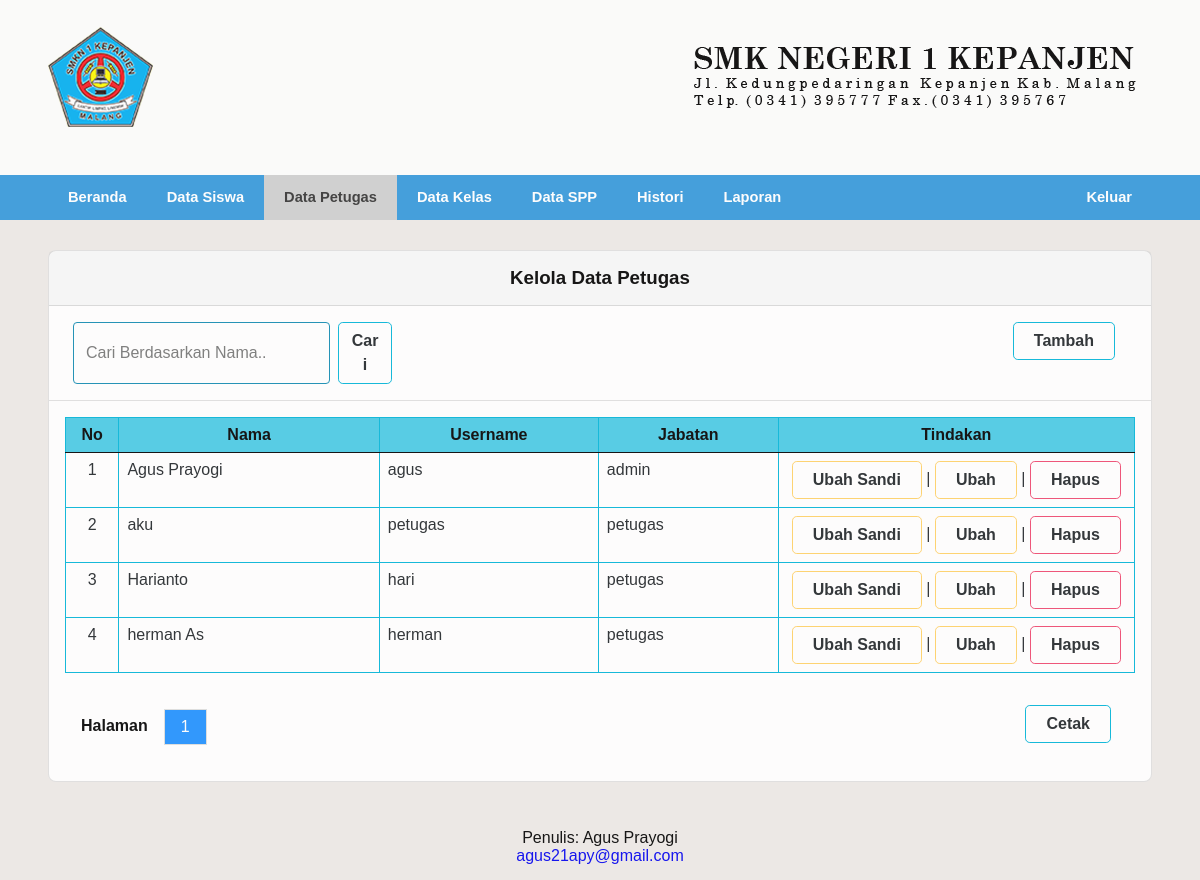
The app's page /admin/index.php?p=petugas (signed in) with its own data.
### tables this page shows
CREATE TABLE `petugas` (
  `id_petugas` int(11) NOT NULL,
  `username` varchar(25) NOT NULL,
  `password` varchar(255) NOT NULL,
  `nama_petugas` varchar(50) NOT NULL,
  `level` enum('admin','petugas','siswa') NOT NULL
);

### function.php (called while the page is built, shortened)
<?php
$conn = mysqli_connect("localhost", "root", "", "spp");
function query($query)
{
  global $conn;
  $result = mysqli_query($conn, $query);
  $rows = [];
  while ($row = mysqli_fetch_assoc($result)) {
    $rows[] = $row;
  }
  return $rows;
}

### admin/data-petugas.php (the view, shortened to what this page needs)
<?php
if (isset($_GET['cari'])) {
  $cari = $_GET['cari'];
  $query = query("SELECT * FROM petugas WHERE level != 'siswa' AND nama_petugas LIKE '%$cari%' ");
} else {
  $query = query("SELECT * FROM petugas WHERE level != 'siswa'");
}
$baris = 5;
$jum = count($query);
$page = ceil($jum / $baris);
$limit = 0;
if (isset($_GET['cari'])) {
  $cari = $_GET['cari'];
  $query = query("SELECT * FROM petugas WHERE level != 'siswa' AND nama_petugas LIKE '%$cari%' LIMIT " . $limit . "," . $baris);
} else {
  $query = query("SELECT * FROM petugas WHERE level != 'siswa' LIMIT " . $limit . "," . $baris);
}
?>
<div class="card">
  <div class="card-header">
    <h3 class="t-center">Kelola Data Petugas</h4>
  </div>
  <div class="card-header" style="background-color: #fff;">
    <div class="row mx-2">
      <form class="col-sm-8 col-md-4 row" action="index.php" method="get">
        <input placeholder="Cari Berdasarkan Nama.." type="text" name="cari" class="input-form col">
        <button class="btn col-md-4 col-xl-2 mx-2" type="submit">
          Cari
        </button>
      </form>
      <div class="col t-right">
        <button name="tambah" data-target="tambah-modal" class="btn">
          Tambah
        </button>
      </div>
    </div>
  </div>
  <div class="card-body">
    <table class="table table-responsive">
      <thead>
        <tr class="table-blue">
          <th>No</th>
          <th>Nama</th>
          <th>Username</th>
          <th>Jabatan</th>
          <th>Tindakan</th>
        </tr>
      </thead>
      <tbody>
        <?php
        $i = $limit + 1;
        foreach ($query as $key => $isi) : ?>
          <tr>
            <td><?= $i++; ?></td>
            <td><?= $isi['nama_petugas']; ?></td>
            <td><?= $isi['username']; ?></td>
            <td><?= $isi['level']; ?></td>
            <td class="col-sm-6 col-xl-4 t-center">
              <button data-target="pass-modal" data-id="<?= $isi['id_petugas']; ?>" class="btn btn-orange">Ubah Sandi</button> |
              <button data-target="update-modal" data-all="<?= $isi['id_petugas'] . "," . $isi['nama_petugas'] . "," . $isi['username']; ?>" data-level="<?= $isi['level']; ?>" class="btn btn-orange">Ubah</button> |
              <button onclick="onDelete(<?= $isi['id_spp']; ?>)" class="btn btn-red">Hapus</button>
            </td>
          </tr>
        <?php endforeach; ?>
      </tbody>
    </table>
    <div class="row">
      <div class="page col">
        <h4>Halaman</h4>
        <div class="pagination" id="pagination">
          <?php
          $page = $page == 0 ? 1 : $page;
          for ($i = 1; $i <= $page; $i++) : ?>
            <a href="index.php?p=siswa&l=<?= $i; ?>"><?= $i; ?></a>
          <?php endfor; ?>
        </div>
      </div>
      <div class="col-2 t-right">
        <button onclick="printDiv('print-area')" class="btn mt-3 mr-4">
          Cetak
        </button>
      </div>
    </div>
  </div>
</div>

### assets/css/style.css (style rules this page uses)
table { border-collapse: collapse; border-spacing: 0; }
* { margin: 0; padding: 0; box-sizing: border-box; outline: none; text-decoration: none; font-family: 'Josefin Sans', sans-serif; }
body { width: 100%; height: 100%; background-size: cover; background-repeat: no-repeat; opacity: 0.9; }
body { background-color: #ece8e5; }
.active { background-color: #cecece; color: #333; }
.card { position: relative; display: flex; flex-direction: column; min-width: 0; word-wrap: break-word; background-color: #fff; background-clip: border-box; border: 1px solid rgba(0, 0, 0, 0.125); border-radius: 0.5rem; }
.card-body { flex: 1 1 auto; padding: 1rem 1rem; }
.card-header { padding: 1rem 1rem; margin-bottom: 0; background-color: rgba(0, 0, 0, 0.03); border-bottom: 1px solid rgba(0, 0, 0, 0.125); }
.card-header:first-child { border-radius: calc(0.25rem - 1px) calc(0.25rem - 1px) 0 0; }
.input-form { width: 100%; padding: 0.375rem 0.75rem; font-size: 1rem; font-weight: 400; line-height: 1.5; color: #212529; background-color: #fff; background-clip: padding-box; border: 1px solid #118ab2; -webkit-appearance: none; -moz-appearance: none; appearance: none; border-radius: 0.25rem; transition: border-color 0.15s ease-in-out, box-shadow 0.15s ease-in-out; }
.btn { line-height: 1.5; color: #212529; text-align: center; text-decoration: none; vertical-align: middle; cursor: pointer; -webkit-user-select: none; -moz-user-select: none; user-select: none; background-color: white; border: 1.5px solid #00b4d8; padding: 0.375rem 1.25rem; font-size: 1rem; font-weight: 600; border-radius: 0.3rem; transition: color 0.15s ease-in-out, background-color 0.15s ease-in-out, border-color 0.15s ease-in-out, box-shadow 0.15s ease-in-out; }
.btn-red { border-color: #ef476f; }
.btn-orange { border-color: #ffd166; }
table, th, td { border: 1px solid #00b4d8; border-collapse: collapse; }
.table { width: 100%; margin-bottom: 1rem; color: #212529; vertical-align: top; border-color: #dee2e6; }
.table> :not(caption)>*>* { padding: 0.5rem 0.5rem; background-color: var(--bs-table-bg); border-bottom-width: 1px; box-shadow: inset 0 0 0 9999px var(--bs-table-accent-bg); }
.table>tbody { vertical-align: inherit; }
.table>thead { vertical-align: bottom; }
.table> :not(:last-child)> :last-child>* { border-bottom-color: currentColor; }
td:first-child, th:first-child { width: 5%; text-align: center; align-items: center; }
.table-responsive { overflow-x: auto; -webkit-overflow-scrolling: touch; }
.table-blue { background-color: #48cae4; color: #000; border-color: #00b4d8; }
.t-center { text-align: center !important; }
.t-right { text-align: right !important; }
.row { --bs-gutter-x: 1.5rem; --bs-gutter-y: 0; display: flex; flex-wrap: wrap; margin-top: calc(var(--bs-gutter-y) * -1); margin-right: calc(var(--bs-gutter-x) / -2); margin-left: calc(var(--bs-gutter-x) / -2); }
.row>* { flex-shrink: 0; width: 100%; max-width: 100%; padding-right: calc(var(--bs-gutter-x) / 2); padding-left: calc(var(--bs-gutter-x) / 2); margin-top: var(--bs-gutter-y); }
.col { flex: 1 0 0%; }
.col-2 { flex: 0 0 auto; width: 16.6666666667%; }
@media (min-width: 576px) { .col-sm-6 { flex: 0 0 auto; width: 50%; } }
@media (min-width: 576px) { .col-sm-8 { flex: 0 0 auto; width: 66.6666666667%; } }
@media (min-width: 768px) { .col-md-4 { flex: 0 0 auto; width: 33.3333333333%; } }
@media (min-width: 1200px) { .col-xl-2 { flex: 0 0 auto; width: 16.6666666667%; } }
@media (min-width: 1200px) { .col-xl-4 { flex: 0 0 auto; width: 33.3333333333%; } }
.mx-2 { margin-right: 0.5rem !important; margin-left: 0.5rem !important; }
.mt-3 { margin-top: 1rem !important; }
.mr-4 { margin-right: 1.5rem !important; }
.page { margin: 20px 0px; }
.page h4 { color: black; float: left; padding: 8px 16px; transition: background-color .3s; }
.pagination a { color: black; float: left; padding: 8px 16px; text-decoration: none; transition: background-color .3s; border: 1px solid #ddd; margin: 0; }
.pagination a.active { background-color: dodgerblue; color: white; }

### records on screen
petugas: nama_petugas "Agus Prayogi", username "agus", level "admin"
petugas: nama_petugas "aku", username "petugas", level "petugas"
petugas: nama_petugas "Harianto", username "hari", level "petugas"
petugas: nama_petugas "herman As", username "herman", level "petugas"
